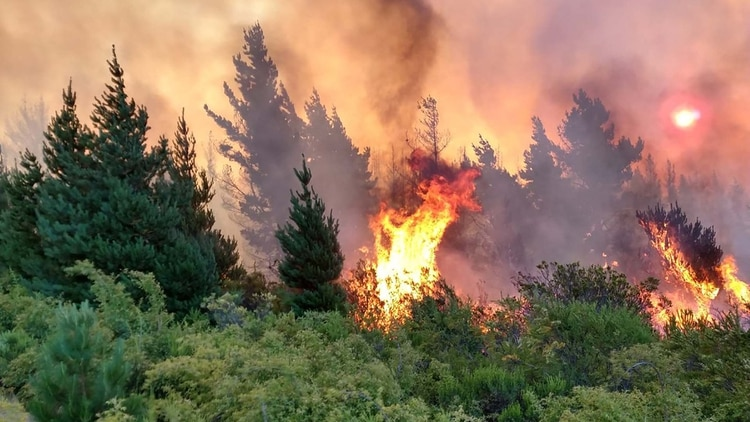
#> input picture Histograms/FireForest.jpg, 750 x 422 px
$ python equalization.py --imagen FireForest.jpg
#> lines starting #> are read from the running program, lines starting #| are printed output that depends on the picture
import numpy as np
import argparse
import cv2
'''
La ecualización del histograma mejora el contraste de una
imagen al "estirar" la distribución de píxeles.

histogram equialization is applied to grayscale
'''

ap = argparse.ArgumentParser()
ap.add_argument("-i","--imagen", required=True,
        help="Imagen pasada por Path")
args = vars(ap.parse_args())

imagen = cv2.imread(args["imagen"])
#> imagen is the input picture: shape (422, 750, 3); mean B, G, R 91.2, 114.5, 137.7
imagen = cv2.cvtColor(imagen, cv2.COLOR_BGR2GRAY)
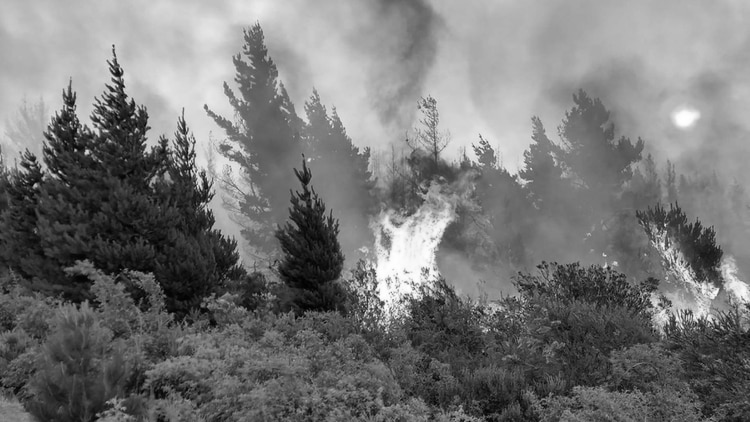
#> imagen: shape (422, 750); min 0, max 255, mean 118.8

equalizada = cv2.equalizeHist(imagen)
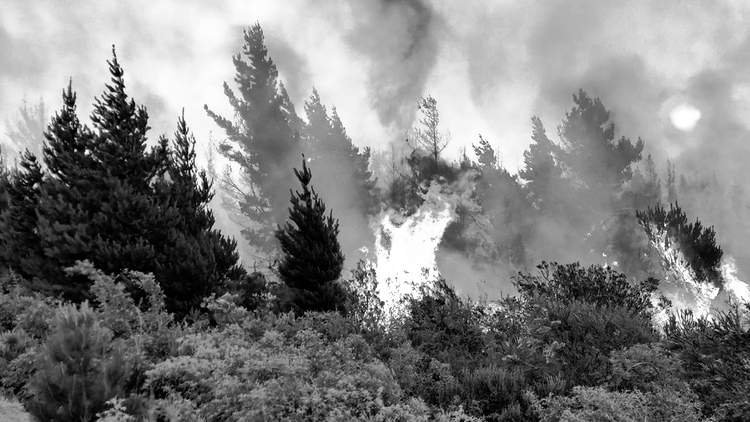
#> equalizada: shape (422, 750); min 0, max 255, mean 128.1
cv2.imshow("Histograma Ecualizado", np.hstack([imagen, equalizada]))
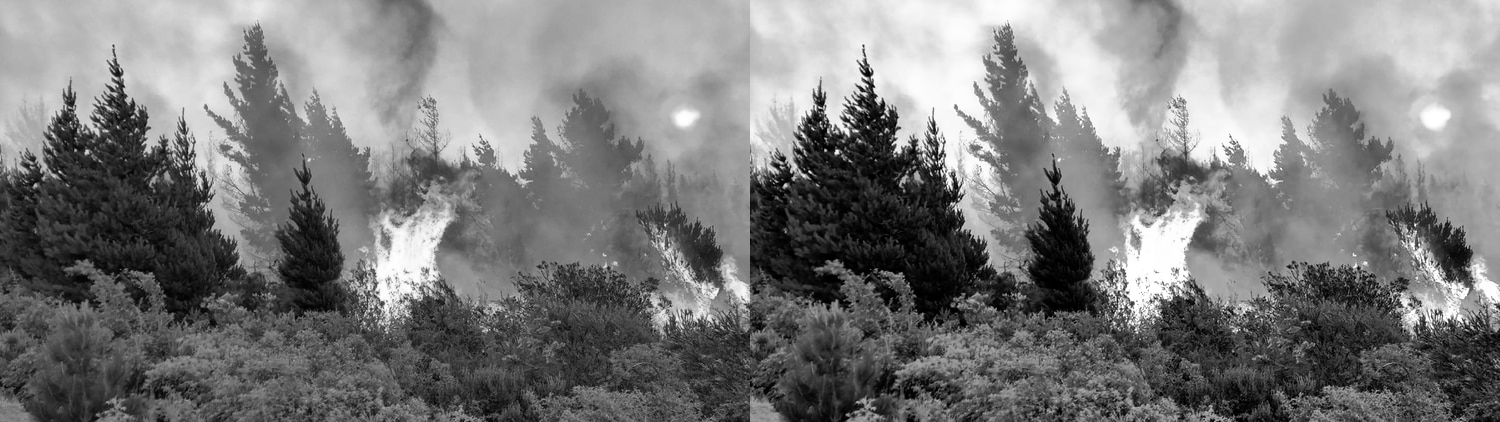
#> window 'Histograma Ecualizado': shape (422, 1500); min 0, max 255, mean 123.5

cv2.waitKey(0)
cv2.destroyAllWindows()
